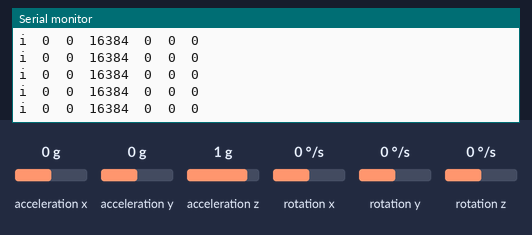
Recording of a sketch running on a simulated Arduino Uno, built with avr-gcc and run on an emulated ATmega328P. Shown: the last lines printed to the serial monitor. The inputs (shaded band) are chosen by the test bench; at power-on: acceleration y 0 g, rotation x 0 °/s, acceleration x 0 g, acceleration z 1 g, rotation y 0 °/s, rotation z 0 °/s.

Above: at 1.2 s.
1.3 s: acceleration y set to -1.4 g
At 2.1 s:
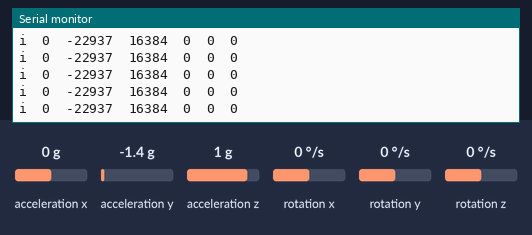
4.3 s: rotation x set to -192 °/s
At 4.8 s:
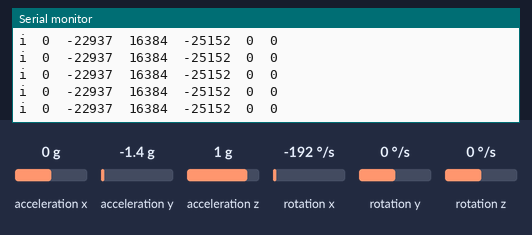
7.3 s: acceleration x set to -1.4 g
At 8.2 s:
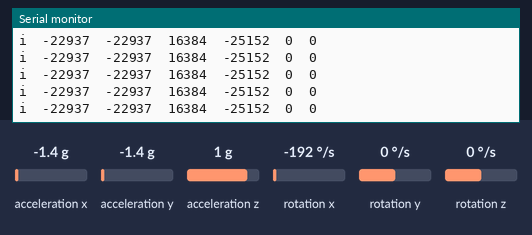
10.3 s: acceleration z set to -1.4 g
At 11.3 s:
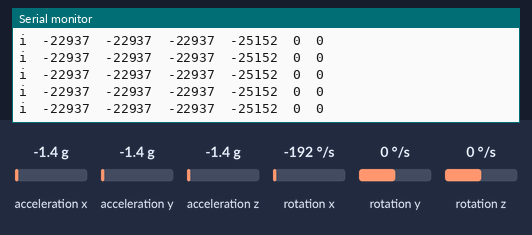

Measured:
- after the input at 1.3 s, the serial monitor: prints a new line at once (image 1)
- after the input at 4.3 s, the serial monitor: prints a new line at once (image 2)
- after the input at 7.3 s, the serial monitor: prints a new line at once (image 3)
- after the input at 10.3 s, the serial monitor: prints a new line at once (image 4)

The sketch:

imu.ino
```cpp
/* Service robot code, sensor only version

*/
//MPU 6050 Interfacing libraries

#include <Wire.h>

//#include "I2Cdev.h"
#include "MPU6050.h"

MPU6050 accelgyro(0x68);

void setup()
{

  //Init Serial port with 115200 buad rate
  Serial.begin(115200);
  Setup_MPU6050();
}

void Setup_MPU6050()
{
   Wire.begin();

      // initialize device
    Serial.println("Initializing I2C devices...");
    accelgyro.initialize();

    // verify connection
    Serial.println("Testing device connections...");
    Serial.println(accelgyro.testConnection() ? "MPU6050 connection successful" : "MPU6050 connection failed");

}

void loop()
{

   //Update MPU 6050
    Update_MPU6050();

}

void Update_MPU6050()
{

   int16_t ax, ay, az;
  int16_t gx, gy, gz;

      // read raw accel/gyro measurements from device
    accelgyro.getMotion6(&ax, &ay, &az, &gx, &gy, &gz);

    // display tab-separated accel/gyro x/y/z values
    Serial.print("i");Serial.print("\t");
    Serial.print(ax); Serial.print("\t");
    Serial.print(ay); Serial.print("\t");
    Serial.print(az); Serial.print("\t");
    Serial.print(gx); Serial.print("\t");
    Serial.print(gy); Serial.print("\t");
    Serial.println(gz);
    Serial.print("\n");

}
```
